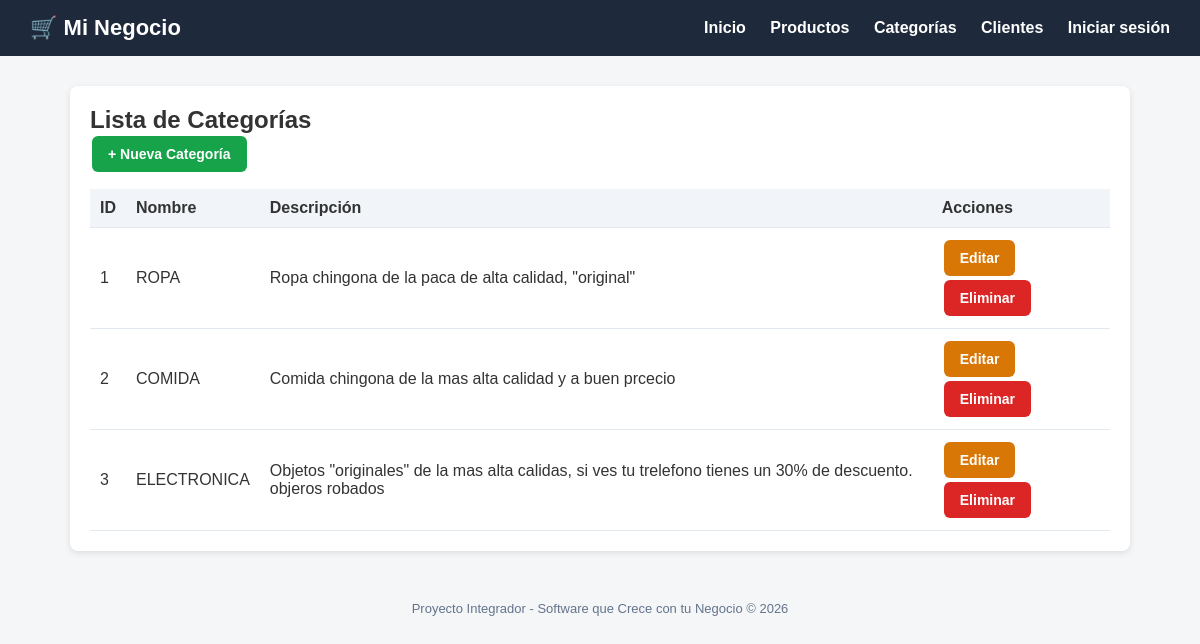
Page /categorias/ on the committed database.
### tienda/models.py (models this page shows, shortened)
class Categoria(models.Model):
    nombre = models.CharField(max_length=100)
    descripcion = models.TextField(blank=True, null=True)
    class Meta:
        verbose_name = "Categoria"
        verbose_name_plural = "Categorías"

### tienda/views.py (the view)
# urls.py: path("categorias/", views.lista_categorias, name="lista_categorias"),
def lista_categorias(request):
    categorias = Categoria.objects.all()
    return render(
        request, "tienda/categorias/lista.html", {"categorias": categorias}
    )

### tienda/templates/tienda/categorias/lista.html (shortened to what this page needs)
{% extends 'base.html' %}
{% block content %}
    <div class="card">
        <h2>Lista de Categorías</h2>
        <a href="{% url 'crear_categoria' %}" class="btn btn-success">+ Nueva Categoría</a>
        <table>
            <thead>
                <tr>
                    <th>ID</th>
                    <th>Nombre</th>
                    <th>Descripción</th>
                    <th>Acciones</th>
                </tr>
            </thead>
            <tbody>
                {% for categoria in categorias %}
                    <tr>
                        <td>{{ categoria.id }}</td>
                        <td>{{ categoria.nombre }}</td>
                        <td>{{ categoria.descripcion|default:"-" }}</td>
                        <td>
                            <a href="{% url 'editar_categoria' categoria.pk %}" class="btn btn-warning">Editar</a>
                            <a href="{% url 'eliminar_categoria' categoria.pk %}" class="btn btn-danger">Eliminar</a>
                        </td>
                    </tr>
                {% empty %}
                    <tr>
                        <td colspan="4">No hay categorías registradas.</td>
                    </tr>
                {% endfor %}
            </tbody>
        </table>
    </div>
{% endblock %}

### tienda/templates/base.html (style rules this page uses)
* { margin: 0; padding: 0; box-sizing: border-box; }
body { font-family: Arial, sans-serif; background: #f4f6f8; color: #333; }
.card { background: #fff; border-radius: 8px; padding: 20px; box-shadow: 0 2px 6px rgba(0,0,0,0.1); margin-bottom: 20px; }
.btn { display: inline-block; padding: 10px 16px; border-radius: 6px; text-decoration: none; color: #fff; font-weight: bold; border: none; cursor: pointer; font-size: 14px; margin: 2px; }
.btn-success { background: #16a34a; }
.btn-danger { background: #dc2626; }
.btn-warning { background: #d97706; }
table { width: 100%; border-collapse: collapse; margin-top: 15px; }
th, td { padding: 10px; text-align: left; border-bottom: 1px solid #e2e8f0; }
th { background: #f1f5f9; }

### rows in the picture
Categoria: id "1", nombre "ROPA", descripcion "Ropa chingona de la paca de alta calidad, \"original\""
Categoria: id "2", nombre "COMIDA", descripcion "Comida chingona de la mas alta calidad y a buen prcecio"
Categoria: id "3", nombre "ELECTRONICA", descripcion "Objetos \"originales\" de la mas alta calidas, si ves tu trelefono tienes un 30% de descuento. objeros robados"
